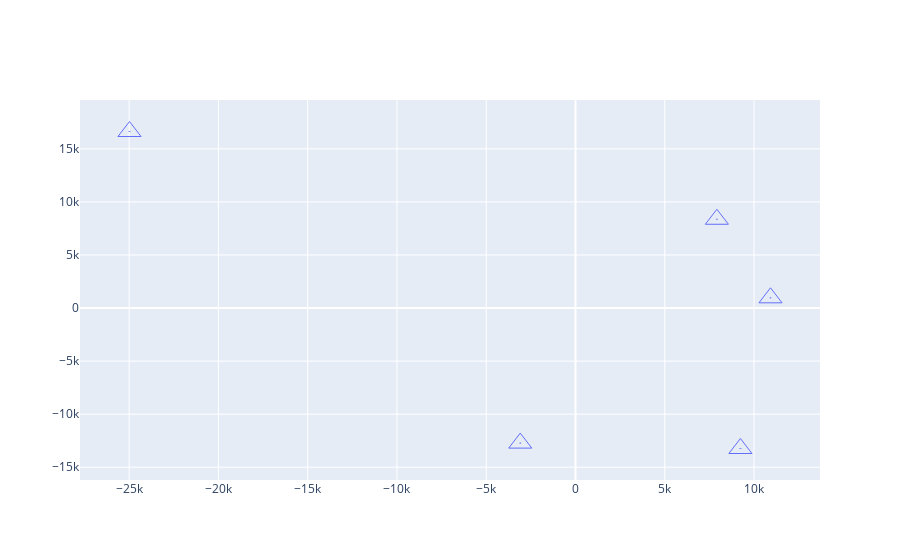

The cell this chart's notebook holds for it:
### Code cell
fig = go.Figure()
fig.add_traces(
    go.Scatter(
        x=kmeans_mds_redux[:,0],
       y=kmeans_mds_redux[:,1],
       mode="markers",
       marker = {
           "size":20,
           "symbol":'triangle-up-open-dot'
       }

    )
)
fig.show()

### Figure 1 — Plotly figure (JSON) as saved in the notebook; plotly's stock layout.template omitted (floating-point values rounded to 4 significant figures)
{"data": [{"marker": {"size": 20, "symbol": "triangle-up-open-dot"}, "mode": "markers", "type": "scatter", "x": [7918.0, -3095.0, -24980.0, 10920.0, 9236.0], "y": [8366.0, -12730.0, 16640.0, 962.4, -13240.0]}], "layout": {}}
